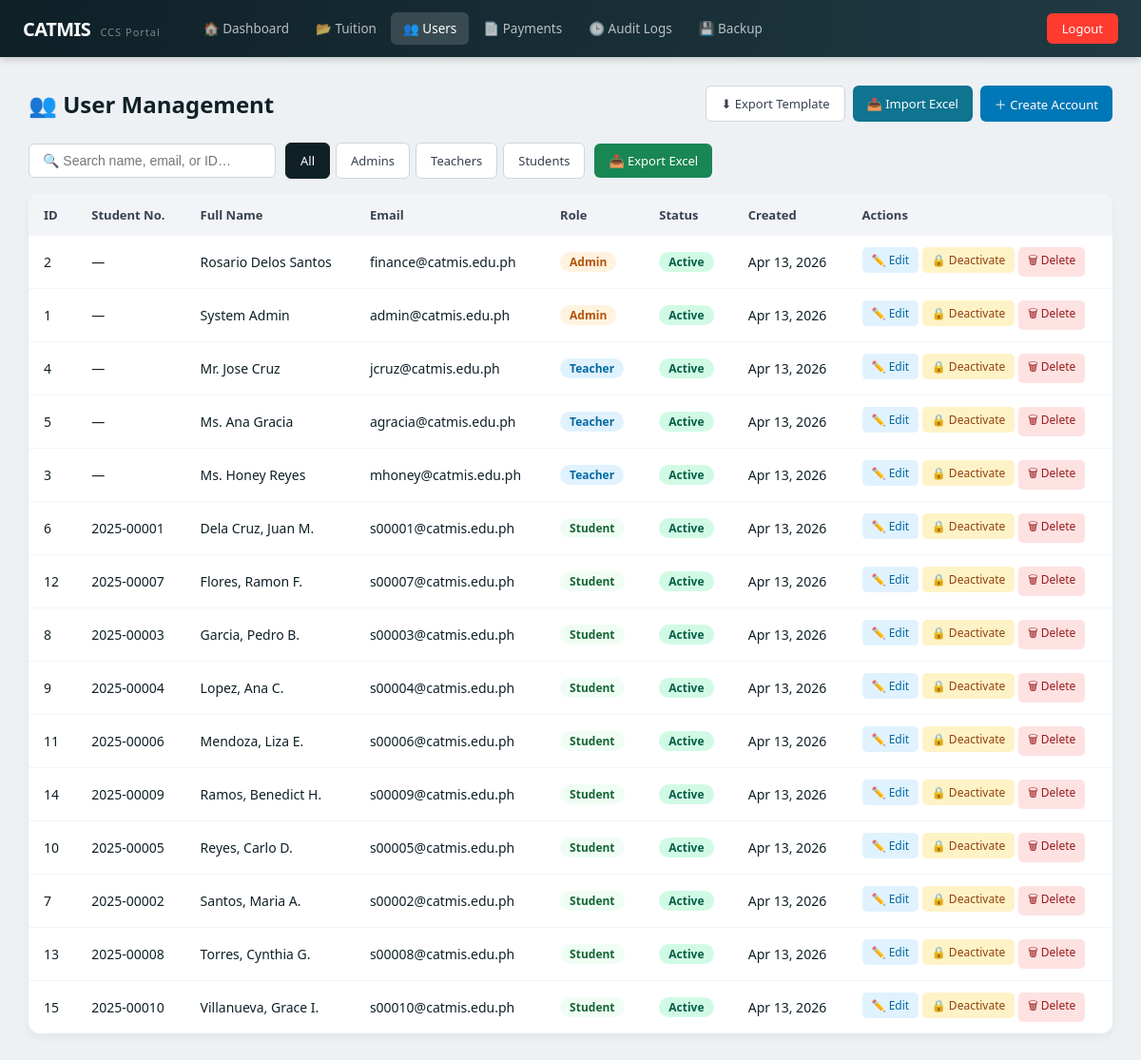
The page /user_management.php (signed in) on the database its author committed.
### tables this page shows
CREATE TABLE `users` (
  `user_id` int(11) NOT NULL,
  `student_number` varchar(20) DEFAULT NULL,
  `email` varchar(100) NOT NULL,
  `password` varchar(255) NOT NULL,
  `full_name` varchar(150) NOT NULL,
  `role` enum('admin','teacher','student') NOT NULL,
  `status` enum('active','inactive') DEFAULT 'active',
  `created_at` timestamp NOT NULL DEFAULT current_timestamp()
);

### user_management.php (the view, shortened to what this page needs)
<?php
include 'php/config.php';
$users = $conn->query("
    SELECT user_id, student_number, full_name, email, role, status, created_at
    FROM users
    ORDER BY role ASC, full_name ASC
")->fetch_all(MYSQLI_ASSOC);
?>
<!DOCTYPE html>
<html lang="en">
<head>
</head>
<body>
<nav class="navbar">
    <a href="admin_dashboard.php" class="navbar-brand">
        <h2>CATMIS</h2>
        <span>CCS Portal</span>
    </a>
    <div class="navbar-links">
        <a href="admin_dashboard.php">🏠 Dashboard</a>
        <a href="tuition_assessment.php">📂 Tuition</a>
        <a href="user_management.php" class="active">👥 Users</a>
        <a href="payment_history.php">📄 Payments</a>
        <a href="audit_logs.php">🕒 Audit Logs</a>
        <a href="#">💾 Backup</a>
    </div>
    <div class="navbar-right">
        <button class="logout-btn" onclick="window.location.href='logout.php'">Logout</button>
    </div>
</nav>
<div class="main">
    <div class="page-header">
        <h2>👥 User Management</h2>
        <div class="page-header-btns">
            <button class="btn btn-outline" onclick="downloadTemplate()">⬇ Export Template</button>
            <button class="btn btn-teal" onclick="document.getElementById('importFileInput').click()">📤 Import Excel</button>
            <button class="btn btn-primary" onclick="openCreate()">＋ Create Account</button>
        </div>
    </div>
    <div class="toolbar">
        <input type="text" class="search-box" id="searchInput" placeholder="🔍 Search name, email, or ID…" oninput="applyFilters()">
        <div class="filter-group">
            <button class="btn btn-outline active-filter" onclick="setFilter('all', this)">All</button>
            <button class="btn btn-outline" onclick="setFilter('admin', this)">Admins</button>
            <button class="btn btn-outline" onclick="setFilter('teacher', this)">Teachers</button>
            <button class="btn btn-outline" onclick="setFilter('student', this)">Students</button>
        </div>
        <button class="btn btn-success" onclick="exportExcel()">📥 Export Excel</button>
    </div>
    <div class="table-wrap">
        <table>
            <thead>
                <tr>
                    <th>ID</th>
                    <th>Student No.</th>
                    <th>Full Name</th>
                    <th>Email</th>
                    <th>Role</th>
                    <th>Status</th>
                    <th>Created</th>
                    <th>Actions</th>
                </tr>
            </thead>
            <tbody id="userTable">
            <?php if (empty($users)): ?>
                <tr class="empty-row"><td colspan="8">No users found.</td></tr>
            <?php else: ?>
                <?php foreach ($users as $u): ?>
                <tr
                    data-role="<?= htmlspecialchars($u['role']) ?>"
                    data-name="<?= htmlspecialchars(strtolower($u['full_name'])) ?>"
                    data-email="<?= htmlspecialchars(strtolower($u['email'])) ?>"
                    data-sn="<?= htmlspecialchars(strtolower($u['student_number'] ?? '')) ?>"
                    id="row-<?= $u['user_id'] ?>"
                >
                    <td><?= $u['user_id'] ?></td>
                    <td><?= htmlspecialchars($u['student_number'] ?? '—') ?></td>
                    <td><?= htmlspecialchars($u['full_name']) ?></td>
                    <td><?= htmlspecialchars($u['email']) ?></td>
                    <td><span class="role-badge role-<?= $u['role'] ?>"><?= ucfirst($u['role']) ?></span></td>
                    <td id="status-<?= $u['user_id'] ?>">
                        <span class="status-badge status-<?= $u['status'] ?>"><?= ucfirst($u['status']) ?></span>
                    </td>
                    <td><?= date('M d, Y', strtotime($u['created_at'])) ?></td>
                    <td style="white-space:nowrap;">
                        <button class="action-btn btn-edit" onclick='openEdit(<?= htmlspecialchars(json_encode($u)) ?>)'>✏️ Edit</button>
                        <button class="action-btn btn-toggle" id="toggle-<?= $u['user_id'] ?>" onclick="toggleStatus(<?= $u['user_id'] ?>)">
                            <?= $u['status'] === 'active' ? '🔒 Deactivate' : '✅ Activate' ?>
                        </button>
                        <?php if ($u['user_id'] !== $_SESSION['user_id']): ?>
                        <button class="action-btn btn-del" onclick="deleteUser(<?= $u['user_id'] ?>, '<?= htmlspecialchars($u['full_name']) ?>')">🗑 Delete</button>
                        <?php endif; ?>
                    </td>
                </tr>
                <?php endforeach; ?>
            <?php endif; ?>
            </tbody>
        </table>
    </div>
</div>
</body>
</html>

### user_management.php (style rules this page uses)
*, *::before, *::after { box-sizing: border-box; }
body { margin: 0; font-family: 'Segoe UI', Arial, sans-serif; background: #eef1f4; }
.navbar { position: fixed; top: 0; left: 0; right: 0; height: 60px; background: linear-gradient(90deg, #0f2027, #203a43); display: flex; align-items: center; padding: 0 24px; z-index: 100; box-shadow: 0 2px 8px rgba(0,0,0,0.2); }
.navbar-brand { display: flex; align-items: baseline; gap: 10px; text-decoration: none; margin-right: 32px; flex-shrink: 0; }
.navbar-brand h2 { margin: 0; color: #fff; font-size: 20px; letter-spacing: -0.5px; }
.navbar-brand span { font-size: 11px; color: rgba(255,255,255,0.45); letter-spacing: 1px; }
.navbar-links { display: flex; align-items: center; gap: 2px; flex: 1; }
.navbar-links a { color: rgba(255,255,255,0.7); text-decoration: none; padding: 8px 13px; border-radius: 6px; font-size: 13.5px; white-space: nowrap; transition: background 0.18s, color 0.18s; }
.navbar-links a.active { background: rgba(255,255,255,0.15); color: #fff; }
.navbar-right { margin-left: auto; flex-shrink: 0; }
.logout-btn { background: #ff3b30; border: none; color: white; padding: 7px 16px; border-radius: 6px; cursor: pointer; font-size: 13px; font-family: 'Segoe UI', Arial, sans-serif; transition: background 0.18s; }
.main { margin-top: 60px; padding: 30px; }
.page-header { display: flex; align-items: center; justify-content: space-between; margin-bottom: 22px; flex-wrap: wrap; gap: 12px; }
.page-header h2 { margin: 0; font-size: 24px; color: #0f2027; }
.page-header-btns { display: flex; gap: 8px; flex-wrap: wrap; }
.toolbar { display: flex; align-items: center; gap: 10px; flex-wrap: wrap; margin-bottom: 16px; }
.search-box { padding: 9px 14px; border: 1px solid #cbd5e1; border-radius: 6px; font-size: 14px; width: 260px; outline: none; }
.btn { padding: 9px 15px; border: none; border-radius: 6px; cursor: pointer; font-size: 13px; font-family: 'Segoe UI', Arial, sans-serif; display: inline-flex; align-items: center; gap: 5px; transition: background 0.18s; white-space: nowrap; }
.btn-primary { background: #0077b6; color: white; }
.btn-success { background: #198754; color: white; }
.btn-outline { background: white; color: #374151; border: 1px solid #cbd5e1; }
.btn-teal { background: #0e7490; color: white; }
.btn-outline.active-filter { background: #0f2027; color: white; border-color: #0f2027; }
.filter-group { display: flex; gap: 6px; flex-wrap: wrap; }
.table-wrap { background: white; border-radius: 12px; box-shadow: 0 4px 10px rgba(0,0,0,0.05); overflow: hidden; }
table { width: 100%; border-collapse: collapse; }
th { background: #f2f4f7; padding: 13px 16px; text-align: left; font-size: 13px; font-weight: 600; color: #374151; }
td { padding: 12px 16px; font-size: 14px; border-bottom: 1px solid #f1f5f9; color: #0f2027; }
tr:last-child td { border-bottom: none; }
.role-badge { display: inline-block; padding: 2px 10px; border-radius: 20px; font-size: 12px; font-weight: 600; text-transform: capitalize; }
.role-admin { background: #fff3e0; color: #b45309; }
.role-teacher { background: #e0f2fe; color: #0369a1; }
.role-student { background: #f0fdf4; color: #166534; }
.status-badge { display: inline-block; padding: 2px 10px; border-radius: 20px; font-size: 12px; font-weight: 600; }
.status-active { background: #d1fae5; color: #065f46; }
.action-btn { padding: 5px 10px; border: none; border-radius: 5px; cursor: pointer; font-size: 12px; font-family: 'Segoe UI', Arial, sans-serif; transition: background 0.18s; }
.btn-edit { background: #e0f2fe; color: #0369a1; }
.btn-toggle { background: #fef3c7; color: #92400e; }
.btn-del { background: #fee2e2; color: #991b1b; }

### rows shown on the page
users: user_id "2", student_number "—", full_name "Rosario Delos Santos", email "finance@catmis.edu.ph", role "Admin", status "Active", created_at "Apr 13, 2026", shows "🔒 Deactivate"
users: user_id "1", student_number "—", full_name "System Admin", email "admin@catmis.edu.ph", role "Admin", status "Active", created_at "Apr 13, 2026", shows "🔒 Deactivate"
users: user_id "4", student_number "—", full_name "Mr. Jose Cruz", email "jcruz@catmis.edu.ph", role "Teacher", status "Active", created_at "Apr 13, 2026", shows "🔒 Deactivate"
users: user_id "5", student_number "—", full_name "Ms. Ana Gracia", email "agracia@catmis.edu.ph", role "Teacher", status "Active", created_at "Apr 13, 2026", shows "🔒 Deactivate"
users: user_id "3", student_number "—", full_name "Ms. Honey Reyes", email "mhoney@catmis.edu.ph", role "Teacher", status "Active", created_at "Apr 13, 2026", shows "🔒 Deactivate"
users: user_id "6", student_number "2025-00001", full_name "Dela Cruz, Juan M.", email "s00001@catmis.edu.ph", role "Student", status "Active", created_at "Apr 13, 2026", shows "🔒 Deactivate"
users: user_id "12", student_number "2025-00007", full_name "Flores, Ramon F.", email "s00007@catmis.edu.ph", role "Student", status "Active", created_at "Apr 13, 2026", shows "🔒 Deactivate"
users: user_id "8", student_number "2025-00003", full_name "Garcia, Pedro B.", email "s00003@catmis.edu.ph", role "Student", status "Active", created_at "Apr 13, 2026", shows "🔒 Deactivate"
users: user_id "9", student_number "2025-00004", full_name "Lopez, Ana C.", email "s00004@catmis.edu.ph", role "Student", status "Active", created_at "Apr 13, 2026", shows "🔒 Deactivate"
users: user_id "11", student_number "2025-00006", full_name "Mendoza, Liza E.", email "s00006@catmis.edu.ph", role "Student", status "Active", created_at "Apr 13, 2026", shows "🔒 Deactivate"
users: user_id "14", student_number "2025-00009", full_name "Ramos, Benedict H.", email "s00009@catmis.edu.ph", role "Student", status "Active", created_at "Apr 13, 2026", shows "🔒 Deactivate"
users: user_id "10", student_number "2025-00005", full_name "Reyes, Carlo D.", email "s00005@catmis.edu.ph", role "Student", status "Active", created_at "Apr 13, 2026", shows "🔒 Deactivate"
users: user_id "7", student_number "2025-00002", full_name "Santos, Maria A.", email "s00002@catmis.edu.ph", role "Student", status "Active", created_at "Apr 13, 2026", shows "🔒 Deactivate"
users: user_id "13", student_number "2025-00008", full_name "Torres, Cynthia G.", email "s00008@catmis.edu.ph", role "Student", status "Active", created_at "Apr 13, 2026", shows "🔒 Deactivate"
users: user_id "15", student_number "2025-00010", full_name "Villanueva, Grace I.", email "s00010@catmis.edu.ph", role "Student", status "Active", created_at "Apr 13, 2026", shows "🔒 Deactivate"
